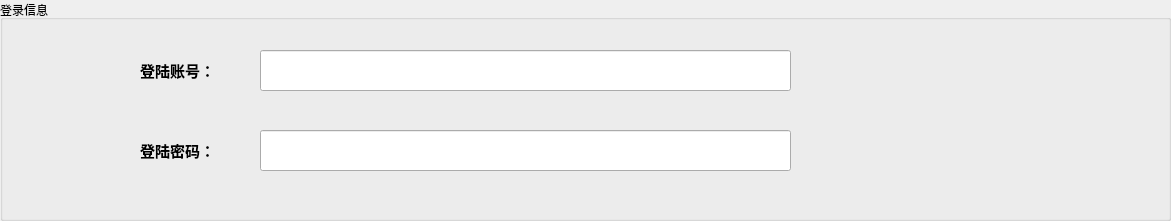
        <widget class="QGroupBox" name="groupBox_4">
         <property name="geometry">
          <rect>
           <x>10</x>
           <y>3300</y>
           <width>1171</width>
           <height>221</height>
          </rect>
         </property>
         <property name="title">
          <string>登录信息</string>
         </property>
         <widget class="QLineEdit" name="lineEdit_team_name_15">
          <property name="geometry">
           <rect>
            <x>260</x>
            <y>130</y>
            <width>531</width>
            <height>41</height>
           </rect>
          </property>
          <property name="font">
           <font>
            <family>微软雅黑</family>
            <pointsize>10</pointsize>
            <weight>75</weight>
            <bold>true</bold>
           </font>
          </property>
          <property name="text">
           <string/>
          </property>
         </widget>
         <widget class="QLineEdit" name="lineEdit_team_name_16">
          <property name="geometry">
           <rect>
            <x>260</x>
            <y>50</y>
            <width>531</width>
            <height>41</height>
           </rect>
          </property>
          <property name="font">
           <font>
            <family>微软雅黑</family>
            <pointsize>10</pointsize>
            <weight>75</weight>
            <bold>true</bold>
           </font>
          </property>
          <property name="text">
           <string/>
          </property>
         </widget>
         <widget class="QLabel" name="label_name_35">
          <property name="geometry">
           <rect>
            <x>140</x>
            <y>50</y>
            <width>111</width>
            <height>41</height>
           </rect>
          </property>
          <property name="font">
           <font>
            <family>微软雅黑</family>
            <pointsize>11</pointsize>
            <weight>75</weight>
            <bold>true</bold>
           </font>
          </property>
          <property name="text">
           <string>登陆账号：</string>
          </property>
          <property name="alignment">
           <set>Qt::AlignLeading|Qt::AlignLeft|Qt::AlignVCenter</set>
          </property>
         </widget>
         <widget class="QLabel" name="label_name_36">
          <property name="geometry">
           <rect>
            <x>140</x>
            <y>130</y>
            <width>111</width>
            <height>41</height>
           </rect>
          </property>
          <property name="font">
           <font>
            <family>微软雅黑</family>
            <pointsize>11</pointsize>
            <weight>75</weight>
            <bold>true</bold>
           </font>
          </property>
          <property name="text">
           <string>登陆密码：</string>
          </property>
          <property name="alignment">
           <set>Qt::AlignLeading|Qt::AlignLeft|Qt::AlignVCenter</set>
          </property>
         </widget>
        </widget>
